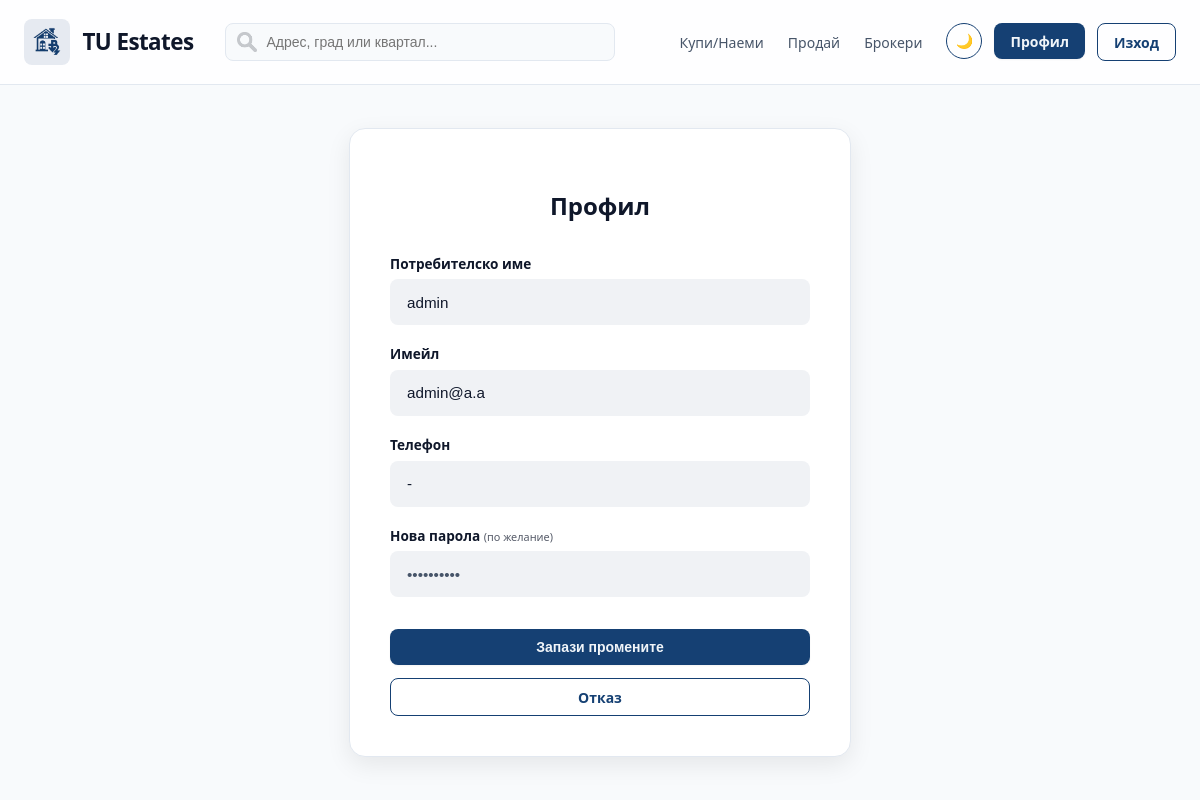
/index.php?action=profile (signed in), run on the app's committed database.
### tables this page shows
CREATE TABLE
    IF NOT EXISTS users (
        id INT AUTO_INCREMENT PRIMARY KEY,
        username VARCHAR(255) NOT NULL,
        email VARCHAR(255) NOT NULL UNIQUE,
        phone VARCHAR(50) NULL,
        image VARCHAR(255) NULL,
        description TEXT NULL,
        password VARCHAR(255) NOT NULL,
        user_type_id INT NOT NULL,
        FOREIGN KEY (user_type_id) REFERENCES user_types (id)
    );

### src/controllers/UserController.php (called while the page is built, shortened)
<?php
class UserController
{
    public static function getUserById(int $id): ?User
    {
        $pdo = Database::getInstance();
        try {
            $stmt = $pdo->prepare("SELECT id, username, email, password, user_type_id, phone, image, description FROM users WHERE id=:id");
            $stmt->execute(['id' => $id]);
            $row = $stmt->fetch(PDO::FETCH_ASSOC);
            if ($row) {
                return new User(
                    $row['id'],
                    $row['username'],
                    $row['email'],
                    $row['password'],
                    $row['user_type_id'],
                    $row['phone'] ?? "-",
                    $row['image'] ?? "-",
                    $row['description'] ?? "-"
                );
            } else {
                throw new PDOException("User not found");
            }
        } catch (PDOException $e) {
            die('Error fetching user: ' . $e->getMessage());
        }
    }
}

### src/models/User.php (called while the page is built, shortened)
<?php
class User
{
    private string $username;
    private string $email;
    private ?string $phone;
    public function __construct(  int $id,
        string $username,
        string $email,
        string $password,
        int $userType,
        ?string $phone = null,
        ?string $image = null,
        ?string $description = null)
    {
        $this->username = $username;
        $this->email = $email;
        $this->phone = $phone;
    }
    public function getUsername(): string
    {
        return $this->username;
    }
    public function getEmail(): string
    {
        return $this->email;
    }
     public function getPhone(): string
    {
        return $this->phone;
    }
}

### src/views/profile.php (the view, shortened to what this page needs)
<!DOCTYPE html>
<html lang="bg">
<head>
    <link rel="stylesheet" href="style.css">
</head>
<body>
    <div class="main_wrapper">
        <header>
            <div class="logo">
                <a class="logo_group" href="index.php?action=homepage">
                    <picture>
                        <img class="icon_box theme_light_img" src="images/broker_logo_light.png" alt="TU Brokers Logo">
                    </picture>
                    <h1 class="heading_primary">TU Estates</h1>
                </a>
            </div>
            <div class="desktop_search_container">
                <div class="relative_container">
                    <div class="input_icon_wrapper">
                    </div>
                    <input class="input_field" placeholder="Адрес, град или квартал..." type="text">
                </div>
            </div>
            <div class="nav_wrapper">
                <div class="nav_container">
                    <nav class="nav_links">
                        <a class="nav_link" href="index.php?action=buy_rent">Купи/Наеми</a>
                        <a class="nav_link" href="index.php?action=sell">Продай</a>
                        <a class="nav_link" href="index.php?action=agent">Брокери</a>
                    </nav>
                    <div class="sing_in_btns">
                        <button id="theme-toggle" class="btn_secondary" style="padding: 0; width: 36px; height: 36px; border-radius: 50%; display: flex; align-items: center; justify-content: center; cursor: pointer; background: transparent;">
                        </button>
                        <?php if (isset($_SESSION['user_id'])): ?>
                            <a href="index.php?action=profile" class="btn_primary">Профил</a>
                            <a href="index.php?action=logout" class="btn_secondary">Изход</a>
                        <?php else: ?>
                            <a href="index.php?action=register" class="btn_primary">Регистрация</a>
                            <a href="index.php?action=login" class="btn_secondary">Вход</a>
                        <?php endif; ?>
                    </div>
                </div>
            </div>
        </header>
        <main class="profile_wrapper">
            <div class="profile_card">
                <h2 class="profile_title">Профил</h2>
                <?php
                $user = \App\Controllers\UserController::getUserById($_SESSION['user_id']);
                ?>
                <form action="index.php?action=profile_update" method="POST" class="profile_form">
                    <div class="form_group">
                        <label for="username">Потребителско име</label>
                        <input type="text" id="username" name="username" value="<?= htmlspecialchars($user->getUsername() ?? '') ?>" placeholder="Вашето име" required>
                    </div>
                    <div class="form_group">
                        <label for="email">Имейл</label>
                        <input type="email" id="email" name="email" value="<?= htmlspecialchars($user->getEmail() ?? '') ?>" placeholder="name@example.com" required>
                    </div>
                    <div class="form_group">
                        <label for="phone">Телефон</label>
                        <input type="text" id="phone" name="phone" value="<?= htmlspecialchars($user->getPhone() ?? '') ?>" placeholder="+359 89 1231231">
                    </div>
                    <div class="form_group">
                        <label for="password">Нова парола <span style="font-weight: 300; font-size: 0.8em; opacity: 0.7;">(по желание)</span></label>
                        <input type="password" id="password" name="password" placeholder="••••••••••">
                    </div>
                    <div class="profile_actions">
                        <button type="submit" class="btn_primary">Запази промените</button>
                        <a href="index.php?action=homepage" class="btn_secondary" style="text-decoration: none;">Отказ</a>
                    </div>
                </form>
            </div>
        </main>
    </div>
</body>
</html>

### public/style/base.css (style rules this page uses)
:root { --tu_blue_primary: #154073; --tu_blue_primary_rgb: 21, 64, 115; --tu_logo_bg_dark: rgba(21, 64, 115, 0.2); --header-bg-light: rgba(255, 255, 255, 0.9); --header-bg-dark: rgba(15, 23, 42, 0.9); --border-light: #e2e8f0; --border-dark: #1e293b; --bg-light: #f8fafc; --bg-dark: #1e293b; --text-light: #0f172a; --text-dark: #f1f5f9; --search-dark: #1e293b; --search-light: #f8fafc; --par-light: #475569; --par-dark: #94a3b8; --btn-hover: #1a4f8d; }
body { height: 100vh; width: 100%; display: flex; flex-direction: column; font-family: "Display Font", system-ui, sans-serif; -webkit-font-smoothing: antialiased; background-color: var(--bg-light); color: var(--text-light); margin: 0; }
.main_wrapper { position: relative; display: flex; flex-direction: column; min-height: 100vh; width: 100%; flex-shrink: 0; }
.relative_container { position: relative; width: 100%; }

### public/style/buttons.css (style rules this page uses)
.btn_primary { display: flex; align-items: center; justify-content: center; height: 2.25rem; padding-left: 1rem; padding-right: 1rem; border-radius: 0.5rem; border: none; font-size: 0.875rem; font-weight: 700; color: var(--text-dark); cursor: pointer; background-color: var(--tu_blue_primary); box-shadow: 0 1px 2px 0 rgba(0, 0, 0, 0.05); transition: background-color 0.5s cubic-bezier(0.4, 0, 0.2, 1), transform 0.3s cubic-bezier(0.34, 1.56, 0.64, 1), box-shadow 0.4s ease; }
.btn_secondary { display: flex; align-items: center; justify-content: center; height: 2.25rem; padding-left: 1rem; padding-right: 1rem; border-radius: 0.5rem; font-size: 0.875rem; font-weight: 700; cursor: pointer; color: var(--tu_blue_primary); background-color: transparent; border: 1px solid var(--tu_blue_primary); transition: background-color 0.4s, color 0.4s; }

### public/style/header.css (style rules this page uses)
header { position: sticky; top: 0; z-index: 1001; height: 60px; display: flex; align-items: center; justify-content: flex-start; gap: 2rem; flex-shrink: 0; white-space: nowrap; padding: 0.75rem 1.5rem; background-color: var(--header-bg-light); border-bottom: 1px solid var(--border-light); }
.logo { display: flex; align-items: center; gap: 2rem; }
.logo_group { display: flex; align-items: center; gap: 0.75rem; color: var(--text-light); text-decoration: none; }
.icon_box { padding: 0.2rem; display: flex; align-items: center; justify-content: center; font-size: 28px; width: 2.5rem; height: 2.5rem; border-radius: 0.5rem; background-color: rgba(var(--tu_blue_primary_rgb), 0.1); color: rgb(var(--tu_blue_primary_rgb)); }
.heading_primary { font-size: 1.4rem; font-weight: 700; line-height: 1.25; letter-spacing: -0.025em; color: var(--text-light); }
.desktop_search_container { display: none; }
.input_icon_wrapper { position: absolute; top: 0; bottom: 0; left: 0; display: flex; align-items: center; padding-left: 0.75rem; pointer-events: none; color: #64748b; }
.input_field { display: block; width: 80%; padding: 0.625rem 0.625rem 0.625rem 2.5rem; font-size: 0.875rem; color: var(--text-light); background-color: var(--search-light); border: 1px solid var(--border-light); border-radius: 0.5rem; outline: none; transition: border-color 0.2s, box-shadow 0.2s; }
.nav_container { display: none; }
.sing_in_btns { display: flex; gap: 0.75rem; }
.nav_links { display: none; }
.sing_in_btns a { text-decoration: none; }
.nav_link { font-size: 0.875rem; font-weight: 500; color: var(--par-light); text-decoration: none; cursor: pointer; transition: all 0.3s cubic-bezier(0.4, 0, 0.2, 1); }
.nav_wrapper { display: flex; justify-content: flex-end; margin-left: auto; width: 70%; }
@media (min-width: 768px) { .desktop_search_container { display: flex !important; align-items: center; margin: 0; width: 70%; max-width: 20rem; } }
@media (min-width: 1024px) { .nav_container { display: flex; justify-content: flex-end; align-items: center; gap: 1.5rem; width: 100%; } }
@media (min-width: 1024px) { .nav_links { display: flex; align-items: center; gap: 1.5rem; } }
@media (min-width: 1024px) { .desktop_search_container { max-width: 28rem; } }

### data on the page
users: username "admin", email "admin@a.a", phone "-"
